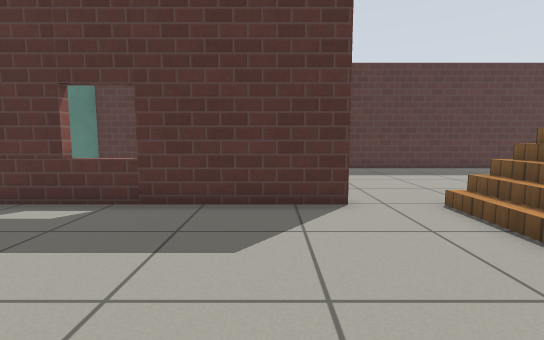
[1] (above)

23 first-person views from a walk through a Gazebo world. The camera is 0.72 m above the floor, tilts 6° down and sees 85° across. The floor is counted in squares, 0.5 m on a side. Each view is taken from the middle of a square. On the plan, view 1 faces up. The plan holds only what a view shows up to about 14 squares ahead; the rest is blank. The place goes on beyond the plan. Gazebo's built-in surfaces are drawn with simple patterns.

[2]
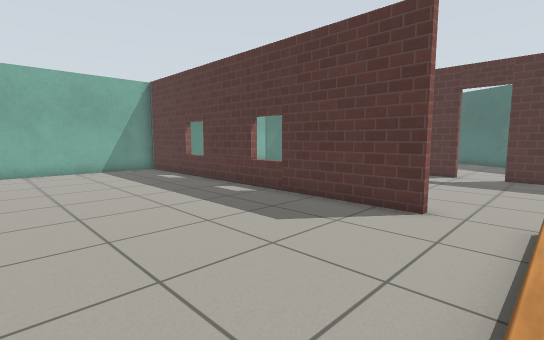

[3]
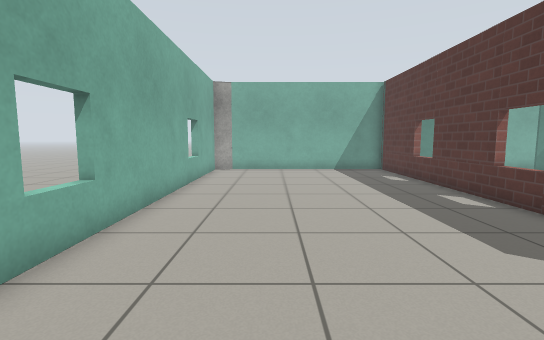

[4]
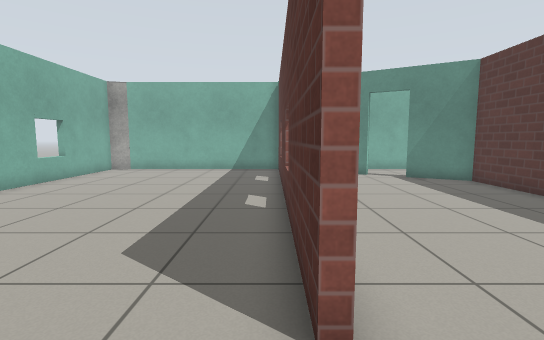

[5]
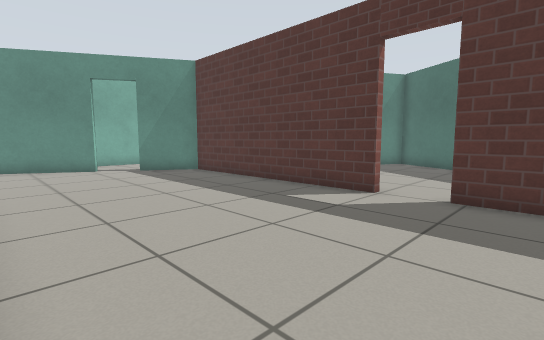

[6]
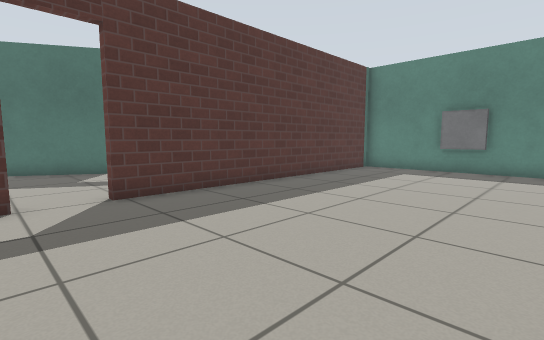

[7]
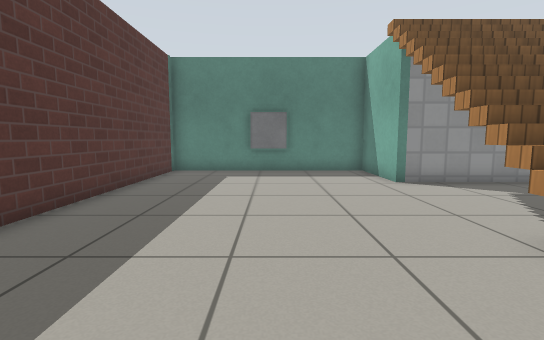

[8]
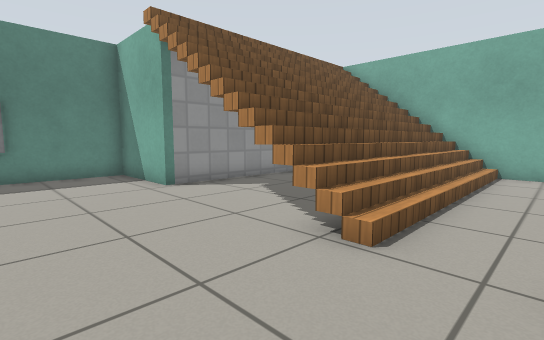

[9]
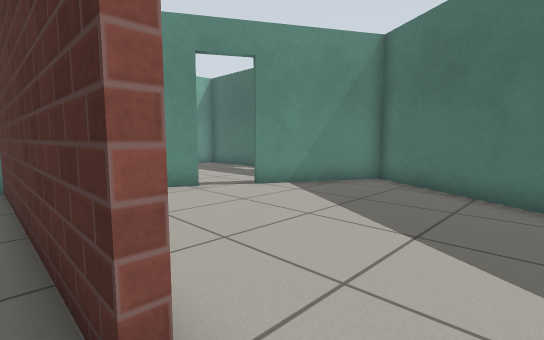

[10]
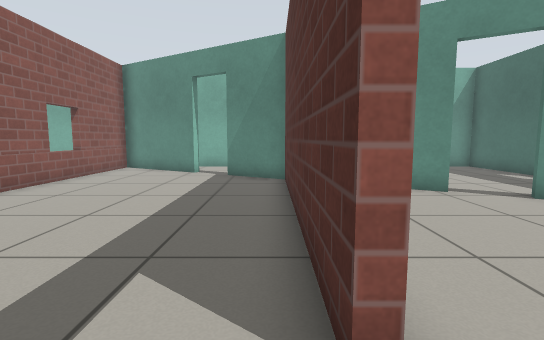

[11]
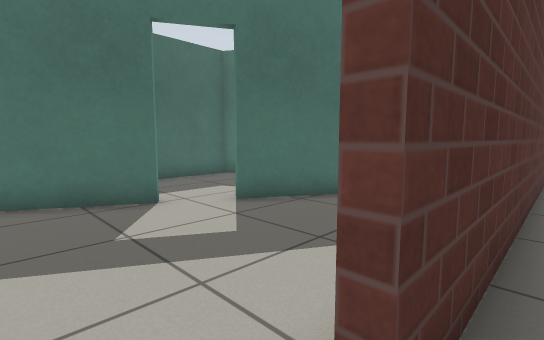

[12]
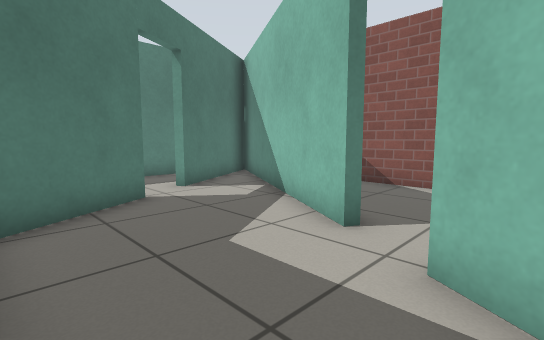

[13]
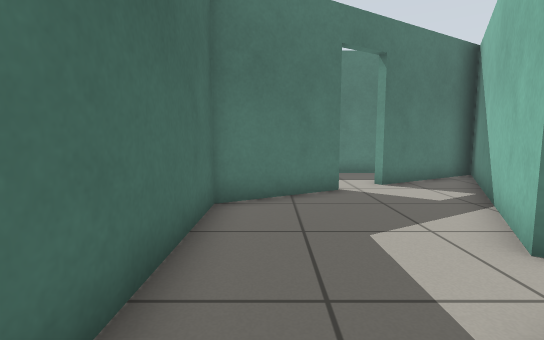

[14]
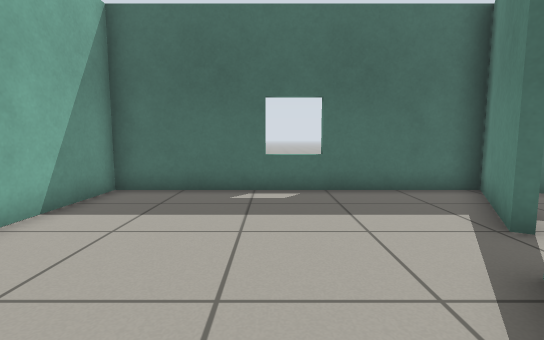

[15]
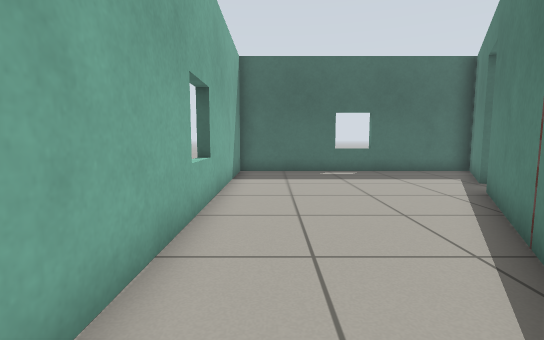

[16]
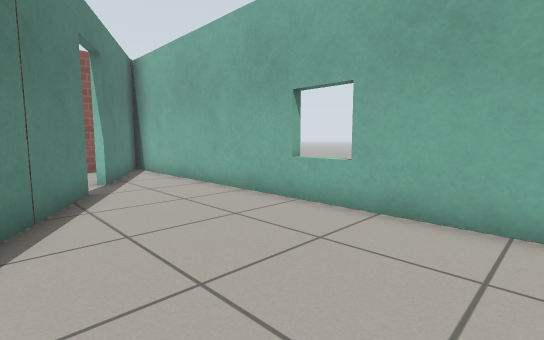

[17]
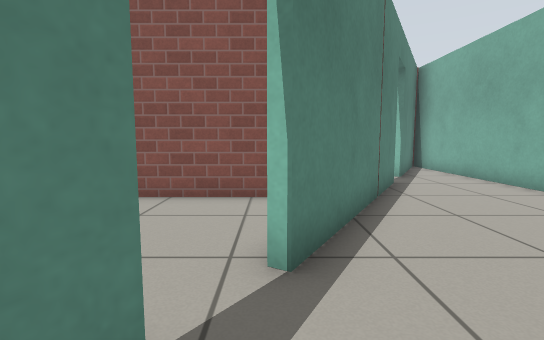

[18]
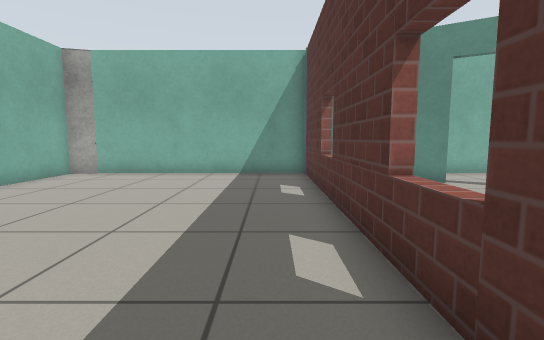

[19]
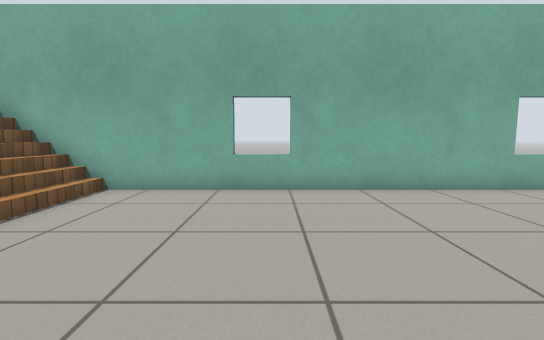

[20]
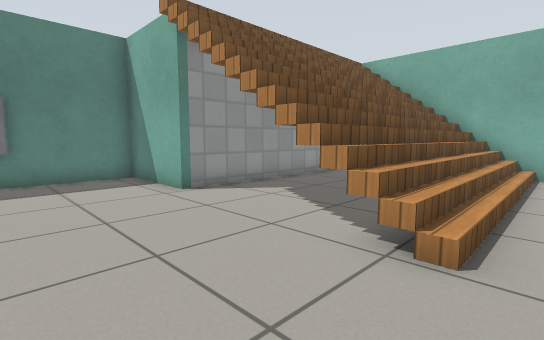

[21]
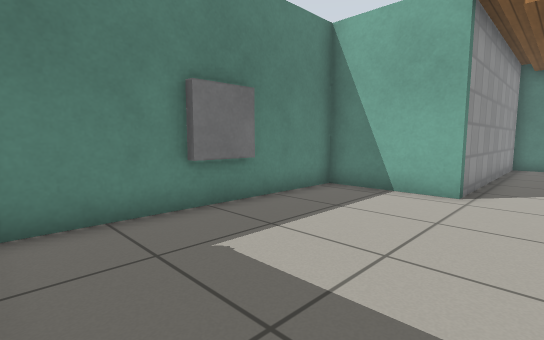

[22]
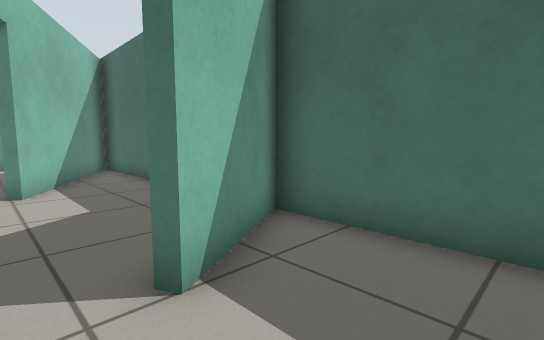

[23]
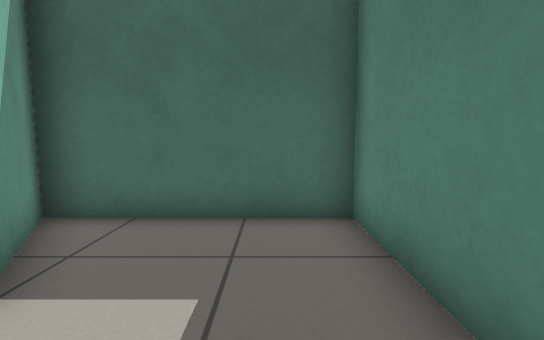

### Floor plan
Key: @ floor where view 1 was taken; # wall or solid block; . floor; / step, stairs or slope; D open door; = window, fence, low wall or low ledge; W window.
Columns run from 14 left of view 1 to 15 right of it. Each row starts with its distance up from view 1.
 25 ######=####  #################
 24 #.........####.........#.....#
 23 #.........#..##........#.....#
 22 #........##...###......##....
 21 #........#......###.....#D...#
 20 #.......DD........DD#....D...#
 19 #.......D...........##...##..#
 18 #......##............###..#  #
 17 =.....##.............. #####
 16 #.....#...............   ###
 15 #....##########DD#############
 14 #....#.......................#
 13 #...##.......................#
 12 #...D........................#
 11 #..DD.......................W#
 10 #.##........................W#
  9 #.#..........................#
  8 ###..........................#
  7  #...........................#
  6 #####=####=#####..//////.#####
  5 #.................//   /.#
  4 #................./    /.#
  3 #................./    /.#
  2 #................./     .#
  1 #................./     .#
  0 #.............@.../     .#
 -1 #................./     .#
 -2 #................./     .#
 -3 ##................//////.#
 -4  ####=#######=########==##

Positions as (right, up) in squares from view 1, and headings:
1: (0, 0), facing up
2: (4, -1), facing up-left
3: (4, 0), facing left
4: (4, 6), facing left
5: (4, 7), facing up-left
6: (0, 7), facing up-right
7: (1, 10), facing right
8: (2, 10), facing down-right
9: (2, 14), facing up-left
10: (2, 14), facing left
11: (1, 14), facing up-right
12: (3, 24), facing down-right
13: (2, 23), facing right
14: (-9, 16), facing up
15: (-12, 11), facing up
16: (-8, 21), facing down-left
17: (-6, 22), facing down
18: (-1, 5), facing left
19: (-1, 5), facing down
20: (3, 10), facing down-right
21: (9, 14), facing down-right
22: (13, 20), facing up-left
23: (13, 19), facing up
